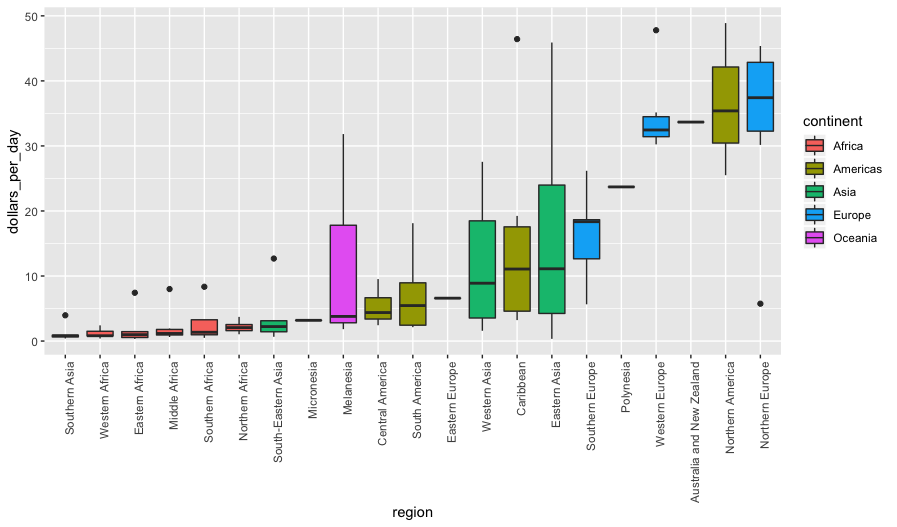

Source code (R):
library(dslabs)
data("gapminder")
gapminder<- gapminder%>%mutate(dollars_per_day=gdp/population/365)

gapminder%>% filter(year==1970 & !is.na(gdp)) %>%mutate(region=reorder(region, dollars_per_day, FUN=median)) %>%
  ggplot(aes(region, dollars_per_day, fill=continent)) +
  geom_boxplot()+
  theme(axis.text.x = element_text(angle = 90, hjust = 1)) 
  
